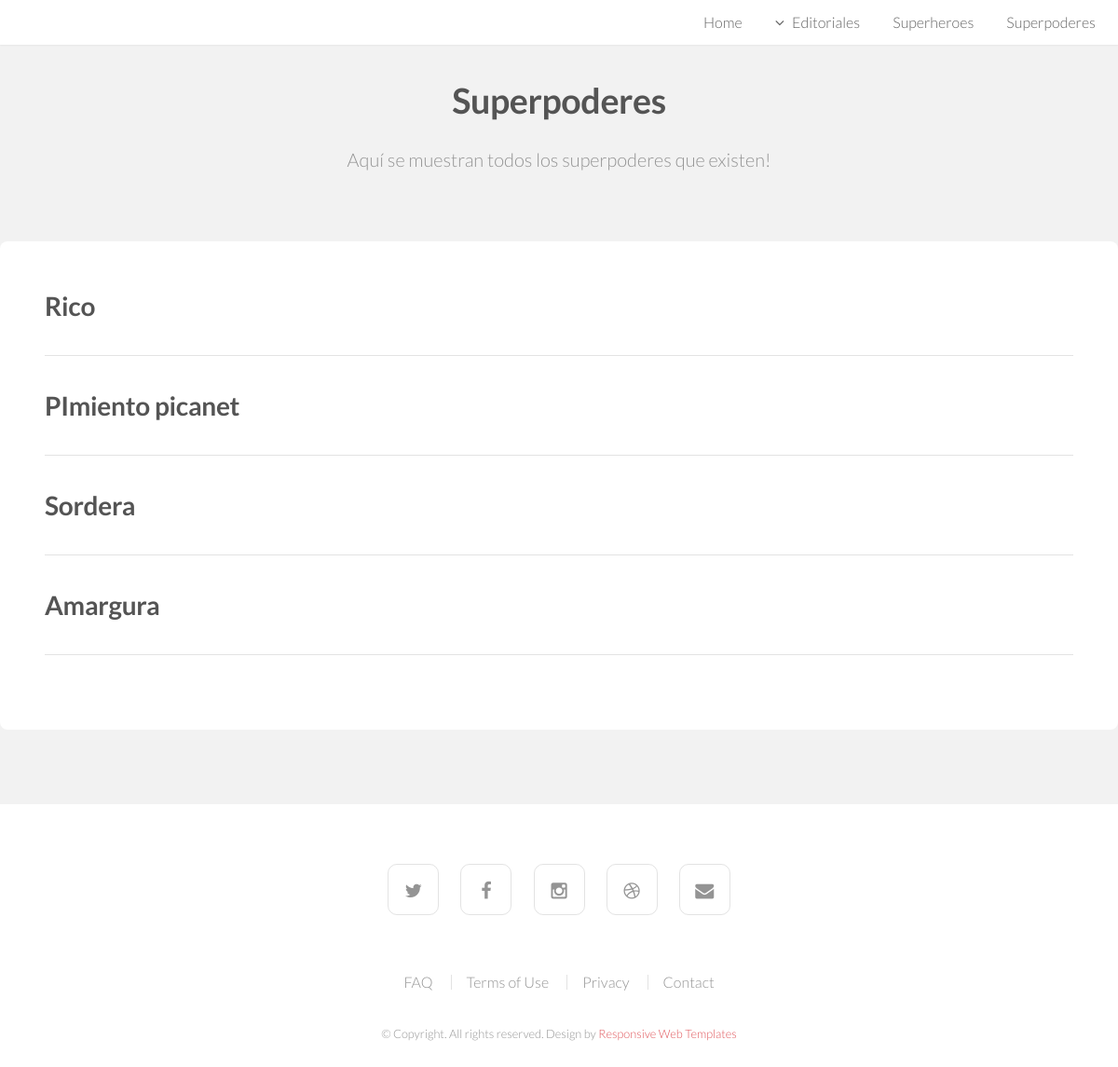
/heroWeb/superpoderes/, run on an earlier commit of the app's database.
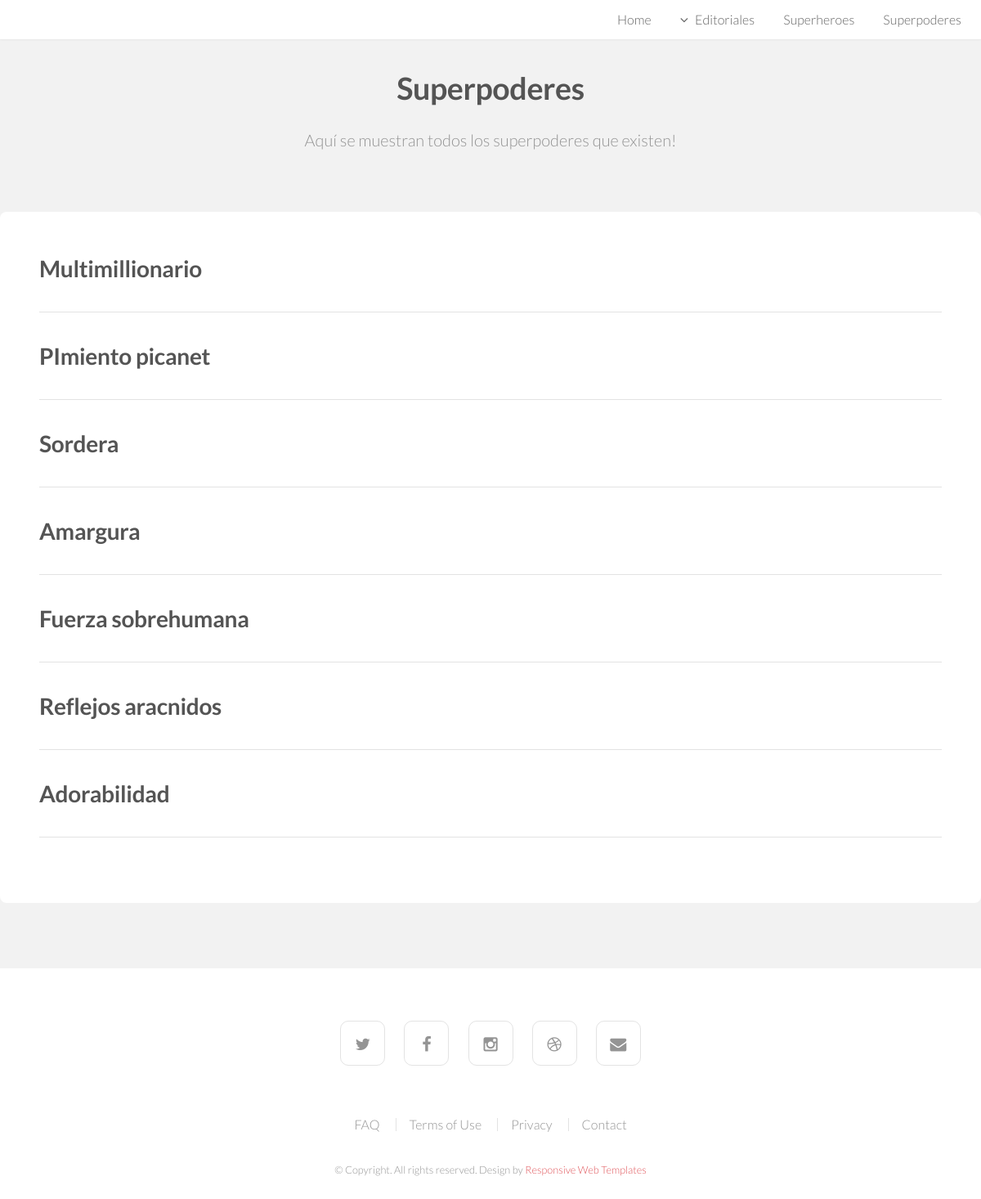
And on a later commit of the database.
### heroWeb/models.py (models this page shows, shortened)
class Superpoder(models.Model):
    superheroe = models.ManyToManyField(Superheroe)
    nombre = models.CharField(max_length=50)
    descripcion = models.CharField(max_length=350)

### heroWeb/views.py (the view)
# urls.py: path('superpoderes/', SuperpoderListView.as_view(), name='superpoderes'), #Lista superpoderes #TODO: @Unai <---- empiezo por aqui
class SuperpoderListView(ListView):
    model = Superpoder
    template_name = 'superpoder_list.html'
    queryset = Superpoder.objects.all() #La info que mandamos al html
    context_object_name = 'superpoderes'  #cambio de nombre al objeto
    def get_context_data(self, **kwargs):
        context = super(SuperpoderListView, self).get_context_data(**kwargs)
        context['editorial'] = Grupo.objects.all()
        return context

### heroWeb/templates/superpoder_list.html
{% extends "index.html" %}
{% load static %}
{% block header %}
<header id="header" class="skel-layers-fixed">
{% endblock %}
{% block cuerpo %}
<section id="main" class="wrapper style1">
    <header class="major">
        <h2>Superpoderes</h2>
        <p>Aquí se muestran todos los superpoderes que existen!</p>
    </header>
    <div class="container">
            <section id="content">
                <section >
                    {% for superpoder in superpoderes %}
                        <section >
                            <h2><a href="{% url 'ssuperpodere' superpoder.id %}"> {{ superpoder.nombre }} </a></h2>
                        </section>
                        <section class= "blockimage">
                            <hr/>
                        </section>
                    {% endfor %}
                </section>
            </section>
    </div>
</section>
{% endblock %}

What changed in the data, as far as the page shows it:
removed Superpoder: nombre "Rico"
added Superpoder: nombre "Multimillionario"
added Superpoder: nombre "Fuerza sobrehumana"
added Superpoder: nombre "Reflejos aracnidos"
added Superpoder: nombre "Adorabilidad"
